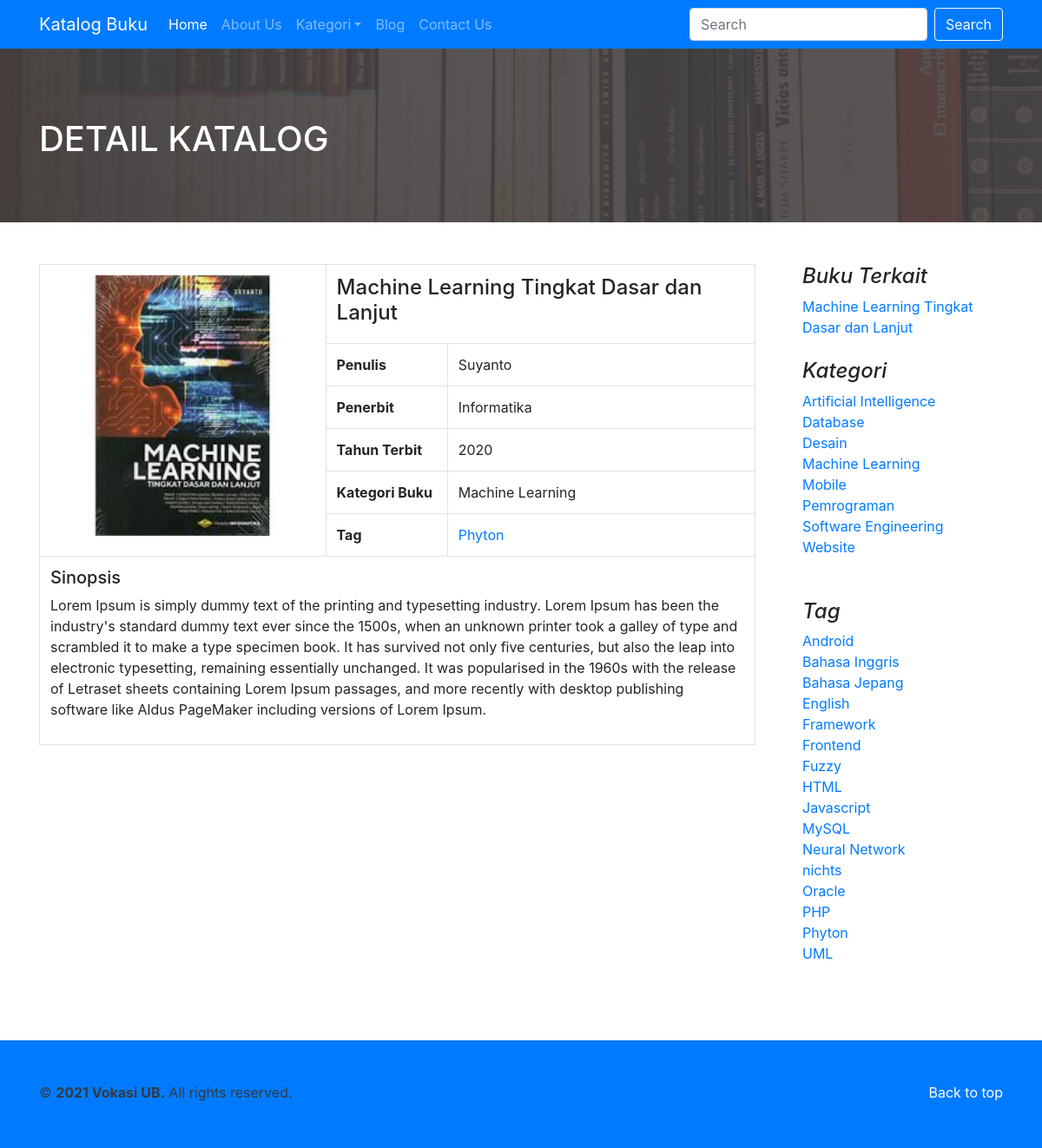
Page /index.php?include=detail-buku&data=2 on the committed database.
### tables this page shows
CREATE TABLE `buku` (
  `id_buku` int(11) NOT NULL,
  `id_kategori_buku` int(11) DEFAULT NULL,
  `judul` varchar(255) DEFAULT NULL,
  `pengarang` varchar(255) DEFAULT NULL,
  `id_penerbit` int(11) DEFAULT NULL,
  `tahun_terbit` int(11) DEFAULT NULL,
  `sinopsis` text DEFAULT NULL,
  `cover` varchar(255) DEFAULT NULL
);

CREATE TABLE `penerbit` (
  `id_penerbit` int(11) NOT NULL,
  `penerbit` varchar(100) DEFAULT NULL,
  `alamat` text DEFAULT NULL
);

CREATE TABLE `kategori_buku` (
  `id_kategori_buku` int(11) NOT NULL,
  `kategori_buku` varchar(50) DEFAULT NULL
);

CREATE TABLE `tag` (
  `id_tag` int(11) NOT NULL,
  `tag` varchar(100) DEFAULT NULL
);

### include/detailbuku.php (the view)
<section id="blog-header">
  <div class="container">
    <h1 class="text-white">DETAIL KATALOG</h1>
  </div>
</section><br><br>
<section id="katalog-wrapper">
  <main role="main" class="container">
    <div class="row">
      <div class="col-md-9 katalog-detail">
        <div class="table-responsive">
          <table class="table table-bordered">
            <?php
            if (isset($_GET['data'])) {
              $id_buku = $_GET['data'];
              $sql_d = "SELECT `b`.`cover`,`k`.`kategori_buku`,`b`.`judul`,
                  `b`.`pengarang`, `b`.`tahun_terbit`,`p`.`penerbit`, `b`.`sinopsis`,
                  `b`.`id_kategori_buku` FROM `buku` `b` INNER JOIN `kategori_buku` `k`
                  ON `b`.`id_kategori_buku`=`k`.`id_kategori_buku` INNER JOIN `penerbit` `p`
                  ON `b`.`id_penerbit`= `p`.`id_penerbit`
                  WHERE `b`.`id_buku`='$id_buku'";
              $query_d = mysqli_query($koneksi, $sql_d);
              while ($data_d = mysqli_fetch_row($query_d)) {
                $cover = $data_d[0];
                $kategori_buku = $data_d[1];
                $judul_buku = $data_d[2];
                $pengarang = $data_d[3];
                $tahun_terbit = $data_d[4];
                $penerbit = $data_d[5];
                $sinopsis = $data_d[6];
                $id_kategori_buku = $data_d[7];
                $array_idtag = array();
                $array_tag = array();
                $sql_tb = "SELECT `tb`.`id_tag`, `t`.`tag` from `tag_buku` `tb`
                    inner join `tag` `t` ON `tb`.`id_tag` = `t`.`id_tag`
                    where `tb`.`id_buku`='$id_buku'";
                $query_tb = mysqli_query($koneksi, $sql_tb);
                while ($data_tb = mysqli_fetch_row($query_tb)) {
                  $array_idtag[] = $data_tb[0];
                  $array_tag[] = $data_tb[1];
                }
              }
            ?>
              <tr>
                <td width="40%" rowspan="6">
                  <img src="admin/cover/<?php echo $cover; ?>" class="img-fluid" alt="<?php echo $judul_buku; ?>" title="<?php echo $judul_buku; ?>">
                </td>
                <td colspan="2">
                  <h4><?php echo $judul_buku; ?></h4>
                </td>
              </tr>
              <tr>
                <td width="17%"><strong>Penulis</strong></td>
                <td width="43%"><?php echo $pengarang; ?></td>
              </tr>
              <tr>
                <td><strong>Penerbit</strong></td>
                <td><?php echo $penerbit; ?></td>
              </tr>
              <tr>
                <td><strong>Tahun Terbit</strong></td>
                <td><?php echo $tahun_terbit; ?></td>
              </tr>
              <tr>
                <td><strong>Kategori Buku</strong></td>
                <td><?php echo $kategori_buku; ?></td>
              </tr>
              <tr>
                <td><strong>Tag</strong></td>
                <td>
                  <?php
                  if (!empty($array_tag)) {
                    $jumlah_tag = count($array_tag);
                    for ($i = 0; $i < $jumlah_tag; $i++) {
                      if ($i == ($jumlah_tag - 1)) {
                  ?>
                        <a href="index.php?include=daftar-buku-tag&data=<?php echo $array_idtag[$i]; ?>">
                          <?php echo $array_tag[$i]; ?></a>
                      <?php } else { ?>
                        <a href="index.php?include=daftar-buku-tag&data=<?php echo $array_idtag[$i]; ?>">
                          <?php echo $array_tag[$i]; ?></a>,
                      <?php } ?>
                  <?php }
                  } ?>
                </td>
              </tr>
              <tr>
                <td colspan="3">
                  <h5>Sinopsis</h5>
                  <p><?php echo $sinopsis; ?></p>
                </td>
              </tr>
            <?php } ?>
          </table>
        </div>
      </div>
      <aside class="col-md-3 katalog-sidebar">
        <div class="pl-4 pb-4">
          <h4 class="font-italic">Buku Terkait</h4>
          <ol class="list-unstyled mb-0">
            <?php
            $sql_bt = "SELECT `id_buku`,`judul` FROM `buku`
              WHERE `id_kategori_buku`='$id_kategori_buku'
              ORDER BY rand() LIMIT 5";
            $query_bt = mysqli_query($koneksi, $sql_bt);
            while ($data_bt = mysqli_fetch_row($query_bt)) {
              $id_buku_terkait = $data_bt[0];
              $judul_buku_terkait = $data_bt[1];
            ?>
              <li><a href="index.php?include=detail-buku&data=<?php echo $id_buku_terkait; ?>">
                  <?php echo $judul_buku_terkait; ?></a></li>
            <?php } ?>
          </ol>
        </div>
        <div class="pl-4 pb-4">
          <h4 class="font-italic">Kategori</h4>
          <ol class="list-unstyled mb-0">
            <?php
            $sql_k = "SELECT `id_kategori_buku`,`kategori_buku`
                FROM `kategori_buku`
                ORDER BY `kategori_buku`";
            $query_k = mysqli_query($koneksi, $sql_k);
            while ($data_k = mysqli_fetch_row($query_k)) {
              $id_kat = $data_k[0];
              $nama_kat = $data_k[1];
            ?>
              <li><a href="index.php?include=daftar-buku-kategori&data=<?php echo $id_kat; ?>">
                  <?php echo $nama_kat; ?></a></li>
            <?php } ?>
          </ol>
        </div>
        <div class="p-4">
          <h4 class="font-italic">Tag</h4>
          <ol class="list-unstyled">
            <?php
            $sql_t = "SELECT `id_tag`,`tag` FROM `tag`
                ORDER BY `tag`";
            $query_t = mysqli_query($koneksi, $sql_t);
            while ($data_t = mysqli_fetch_row($query_t)) {
              $id_tag = $data_t[0];
              $nama_tag = $data_t[1];
            ?>
              <li><a href="index.php?include=daftar-buku-tag&data=<?php echo $id_tag; ?>">
                  <?php echo $nama_tag; ?></a></li>
            <?php } ?>
          </ol>
        </div>
      </aside>
    </div>
  </main>
</section><br><br>

### rows in the picture
buku: cover (picture), judul "Machine Learning Tingkat Dasar dan Lanjut", pengarang "Suyanto", id_penerbit.penerbit "Informatika", tahun_terbit "2020", id_kategori_buku.kategori_buku "Machine Learning", sinopsis "Lorem Ipsum is simply dummy text of the printing and typesetting industry. Lorem Ipsum has been the industry's standard dummy text ever since the 1500s, when an unknown printer took a galley of type and scrambled it to make a type specimen book. It has survived not only five centuries, but also the leap into electronic typesetting, remaining essentially unchanged. It was popularised in the 1960s with the release of Letraset sheets containing Lorem Ipsum passages, and more recently with desktop publishing software like Aldus PageMaker including versions of Lorem Ipsum."
kategori_buku: kategori_buku "Artificial Intelligence"
kategori_buku: kategori_buku "Database"
kategori_buku: kategori_buku "Desain"
kategori_buku: kategori_buku "Machine Learning"
kategori_buku: kategori_buku "Mobile"
kategori_buku: kategori_buku "Pemrograman"
kategori_buku: kategori_buku "Software Engineering"
kategori_buku: kategori_buku "Website"
tag: tag "Android"
tag: tag "Bahasa Inggris"
tag: tag "Bahasa Jepang"
tag: tag "English"
tag: tag "Framework"
tag: tag "Frontend"
tag: tag "Fuzzy"
tag: tag "HTML"
tag: tag "Javascript"
tag: tag "MySQL"
tag: tag "Neural Network"
tag: tag "nichts"
tag: tag "Oracle"
tag: tag "PHP"
tag: tag "Phyton"
tag: tag "UML"

### other values in the picture
$array_tag[$i] "Phyton"
